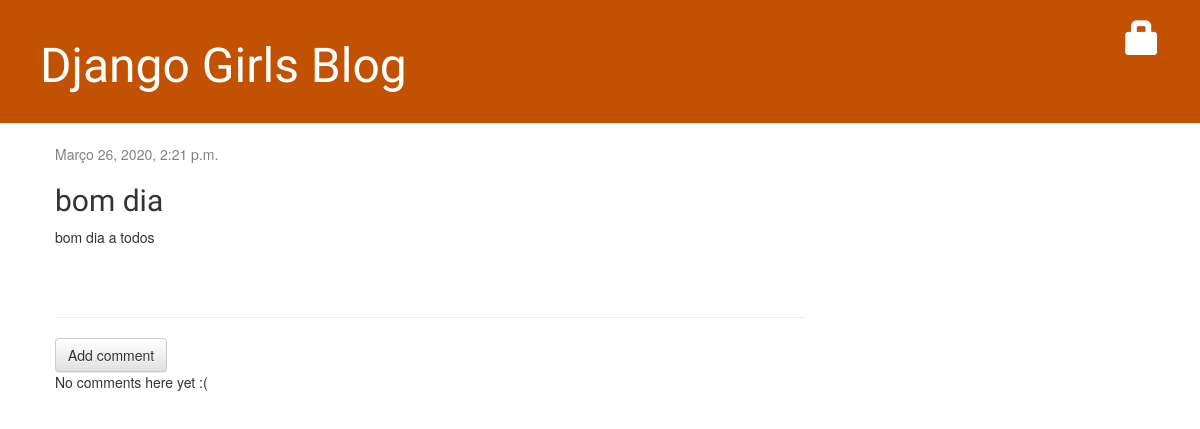
/post/1/, run on an earlier commit of the app's database.
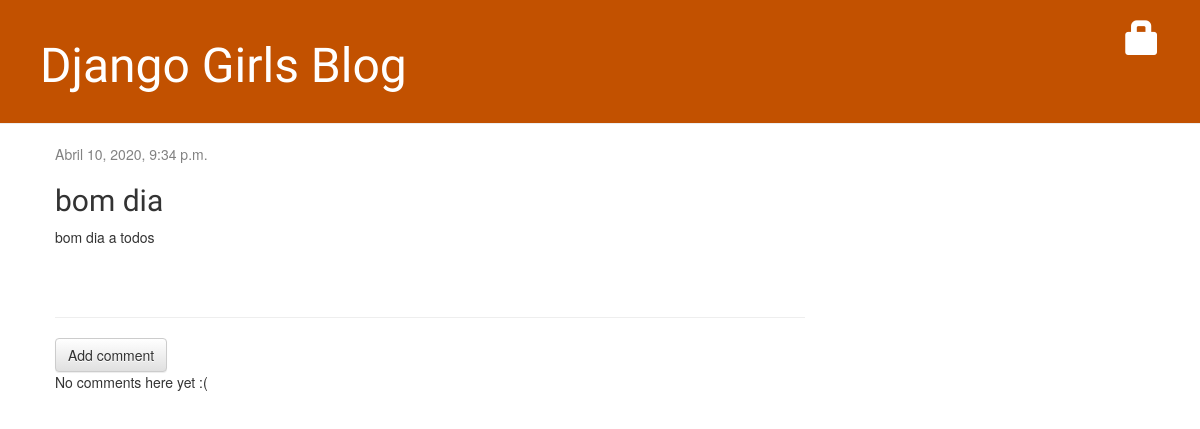
And on a later commit of the database.
### blog/models.py (models this page shows, shortened)
class Post(models.Model):
    author = models.ForeignKey(settings.AUTH_USER_MODEL, on_delete=models.CASCADE)
    title = models.CharField(max_length=200)
    text = models.TextField()
    created_date = models.DateTimeField(default=timezone.now)
    published_date = models.DateTimeField(blank=True, null=True)

### blog/views.py (the view)
# urls.py: path('post/<int:pk>/', views.post_detail, name='post_detail'),
def post_detail(request, pk):
    post = get_object_or_404(Post, pk=pk)
    return render(request, 'blog/post_detail.html', {'post': post})

### blog/templates/blog/post_detail.html (shortened to what this page needs)
{% extends 'blog/base.html' %}
{% block content %}
    <div class="post">
        {% if post.published_date %}
    		<div class="date">
       			 {{ post.published_date }}
    		</div>
		{% endif %}
        <h2>{{ post.title }}</h2>
        <p>{{ post.text|linebreaksbr }}</p>
    </div>
    <hr>
    <a class="btn btn-default" href="{% url 'add_comment_to_post' pk=post.pk %}">Add comment</a>
{% for comment in post.comments.all %}
    {% if user.is_authenticated or comment.approved_comment %}
    <div class="comment">
        <div class="date">
            {{ comment.created_date }}
            {% if not comment.approved_comment %}
                <a class="btn btn-default" href="{% url 'comment_remove' pk=comment.pk %}"><span class="glyphicon glyphicon-remove"></span></a>
                <a class="btn btn-default" href="{% url 'comment_approve' pk=comment.pk %}"><span class="glyphicon glyphicon-ok"></span></a>
            {% endif %}
        </div>
        <strong>{{ comment.author }}</strong>
        <p>{{ comment.text|linebreaks }}</p>
    </div>
    {% endif %}
{% empty %}
    <p>No comments here yet :(</p>
{% endfor %}
{% endblock %}

What changed in the data, as far as the page shows it:
changed Post "bom dia": published_date "Março 26, 2020, 2:21 p.m." → "Abril 10, 2020, 9:34 p.m."
